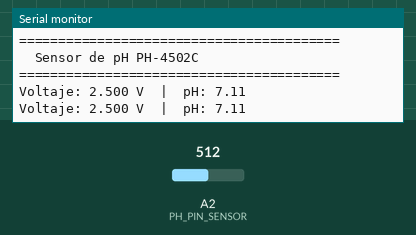
This program was run on a simulated Arduino Mega 2560, built with avr-gcc and run on an emulated ATmega2560. Parts: the last lines printed to the serial monitor. Inputs (shaded band) come from the test bench; at power-on: A2 (PH_PIN_SENSOR) = 512.

Above: at 1.8 s.
1.9 s: A2 (PH_PIN_SENSOR) set to 716
At 2.9 s:
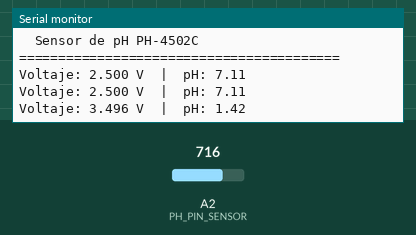
3.4 s: A2 (PH_PIN_SENSOR) set to 900
At 4.9 s:
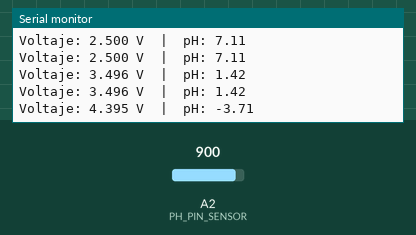
Timing chart, 0 to 6.4 s (numbered marks = the images above; inputs shaded):
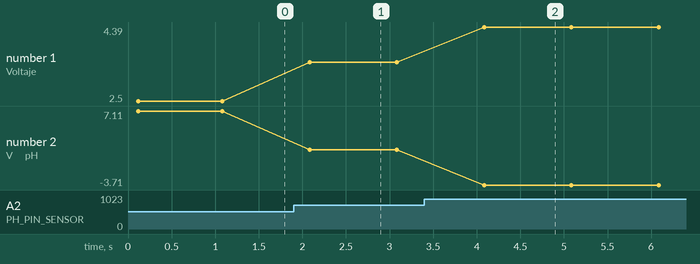

Measured:
- after the input at 1.9 s, the serial monitor: prints a new line after 0.18 s (image 1)
- after the input at 3.4 s, the serial monitor: prints a new line after 0.69 s (image 2)
- plotted number 1: 2.5 → 3.5 after the input at 1.9 s, 3.5 → 4.39 after the input at 3.4 s
- plotted number 2: 7.11 → 1.42 after the input at 1.9 s, 1.42 → -3.71 after the input at 3.4 s

The program:

main.cpp
```cpp
#include <Arduino.h>
#include "sensores_analogicos/ph/ph.h"

void setup() {
    Serial.begin(9600);
    pinMode(PH_PIN_SENSOR, INPUT);
    Serial.println("=========================================");
    Serial.println("  Sensor de pH PH-4502C");
    Serial.println("=========================================\n");
}

void loop() {
    float voltaje = ph_leerVoltaje();
    float pH      = ph_calcularPH(voltaje);

    Serial.print("Voltaje: ");
    Serial.print(voltaje, 3);
    Serial.print(" V  |  pH: ");
    Serial.println(pH, 2);

    delay(1000);
}
```

ph.cpp
```cpp
#include "ph.h"

// Lee el voltaje en el pin Po del módulo PH-4502C
float ph_leerVoltaje() {
    int lectura = analogRead(PH_PIN_SENSOR);

    // Paso 1: ADC a voltaje
    // Fórmula: Vsensor = (lectura × Vref) / 1024
    return (lectura * PH_VREF) / PH_ADC_MAX;
}

// Convierte voltaje a pH usando interpolación de Lagrange grado 1
// Puntos de calibración:
//   (x0, y0) = (2.5,  7) → buffer pH 7, voltaje 2.5V
//   (x1, y1) = (3.04, 4) → buffer pH 4, voltaje 3.04V
// Fórmula resultante: pH = 7 + (2.5 - Vout) / 0.18
float ph_calcularPH(float voltaje) {
    // Paso 2: diferencia respecto al offset de pH 7
    float diferencia = PH_OFFSET_PH7 - voltaje;

    // Paso 3: dividir entre sensibilidad y sumar a 7
    return 7.0 + (diferencia / PH_SENSIBILIDAD);
}
```

ph.h
```cpp
#ifndef PH_H
#define PH_H

#include <Arduino.h>

// --- Constantes del sensor PH-4502C ---
// Conexiones:
//   VCC del módulo → 5V del Arduino Mega
//   GND del módulo → GND del Arduino Mega
//   Po  del módulo → A2 del Arduino Mega
//   Electrodo E201 → conector BNC del módulo

const int   PH_PIN_SENSOR   = A2;
const float PH_VREF         = 5.0;
const float PH_ADC_MAX      = 1024.0;
const float PH_OFFSET_PH7   = 2.5187; // Voltaje medido en buffer pH 7 (calibrado)
const float PH_SENSIBILIDAD = 0.1752; // V por unidad de pH (calculado con Lagrange pH7 y pH4)

// Funciones
float ph_leerVoltaje();
float ph_calcularPH(float voltaje);

#endif
```
